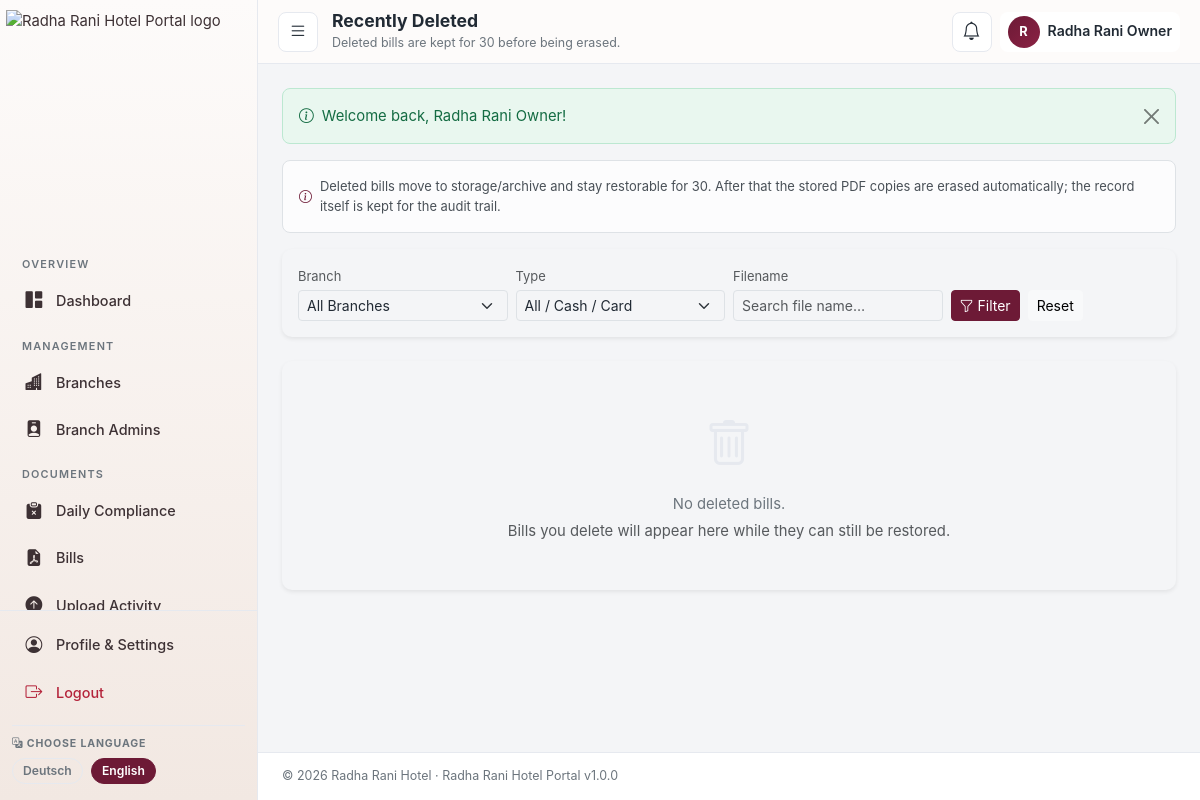
The app's page /owner/trash.php (signed in) with its own data.
### tables this page shows
CREATE TABLE IF NOT EXISTS settings (
    id INT UNSIGNED NOT NULL AUTO_INCREMENT,
    setting_key VARCHAR(100) NOT NULL,
    setting_value TEXT NULL,
    updated_at DATETIME NOT NULL DEFAULT CURRENT_TIMESTAMP ON UPDATE CURRENT_TIMESTAMP,
    PRIMARY KEY (id),
    UNIQUE KEY uq_setting_key (setting_key)
);

CREATE TABLE IF NOT EXISTS users (
    id INT UNSIGNED NOT NULL AUTO_INCREMENT,
    branch_id INT UNSIGNED NULL,
    name VARCHAR(255) NOT NULL,
    email VARCHAR(190) NOT NULL,
    username VARCHAR(100) NOT NULL,
    password_hash VARCHAR(255) NOT NULL,
    role ENUM('owner', 'branch_admin') NOT NULL DEFAULT 'branch_admin',
    status ENUM('active', 'inactive') NOT NULL DEFAULT 'active',
    last_login_at DATETIME NULL,
    created_at DATETIME NOT NULL DEFAULT CURRENT_TIMESTAMP,
    updated_at DATETIME NOT NULL DEFAULT CURRENT_TIMESTAMP ON UPDATE CURRENT_TIMESTAMP,
    deleted_at DATETIME NULL,
    PRIMARY KEY (id),
    UNIQUE KEY uq_email (email),
    UNIQUE KEY uq_username (username),
    KEY idx_branch_id (branch_id),
    KEY idx_role (role),
    KEY idx_status (status),
    CONSTRAINT fk_users_branch FOREIGN KEY (branch_id) REFERENCES branches(id) ON DELETE SET NULL
);

### public/owner/trash.php (the view, shortened to what the rows shown need)
<?php
require_owner();
$user = current_user();
$retentionDays = Bill::retentionDays();
$pageTitle    = t('trash.title');
$pageSubtitle = t('trash.subtitle', ['days' => $retentionDays]);
?>
<div class="alert alert-light border d-flex align-items-center gap-2 small">
    <i class="bi bi-info-circle text-primary"></i>
    <span><?= e(t('trash.explain', ['days' => $retentionDays])) ?></span>
</div>
<?php
$bodyContent = ob_get_clean();
require APP_PATH . '/views/layouts/header.php';
echo $bodyContent;
require APP_PATH . '/views/layouts/footer.php';

### app/views/layouts/header.php (shortened to what the rows shown need)
<?php
$currentUser = current_user();
?>
<!DOCTYPE html>
<html lang="<?= e(Lang::code()) ?>">
<head>
    <link rel="stylesheet" href="<?= url('assets/vendor/bootstrap/css/bootstrap.min.css') ?>">
    <link rel="stylesheet" href="<?= url('assets/vendor/bootstrap-icons/bootstrap-icons.css') ?>">
    <link rel="stylesheet" href="<?= url('assets/css/app.css') ?>">
</head>
<body class="app-body">
<div class="app-shell">
    <div class="app-main">
        <header class="app-topbar">
            <div class="topbar-title">
                <h1 class="mb-0"><?= e($pageTitle ?? APP_NAME) ?></h1>
                <span class="topbar-sub"><?= e($pageSubtitle ?? '') ?></span>
            </div>
            <div class="ms-auto d-flex align-items-center gap-2">
                <div class="dropdown">
                    <button class="btn btn-icon dropdown-toggle-split-no-care d-flex align-items-center gap-2 topbar-user" data-bs-toggle="dropdown" aria-expanded="false" aria-label="<?= e(t('nav.account_menu')) ?>">
                        <span class="avatar avatar-sm"><?= e(mb_strtoupper(mb_substr($currentUser['name'] ?? '?', 0, 1))) ?></span>
                        <span class="d-none d-lg-inline topbar-user-name"><?= e($currentUser['name'] ?? '') ?></span>
                    </button>
                </div>
            </div>
        </header>
        <main class="app-content">

### records on screen
settings: setting_value "Deleted bills are kept for 30 before being erased.", setting_value "Deleted bills move to storage/archive and stay restorable for 30. After that the stored PDF copies are erased automatically; the record itself is kept for the audit trail."
users: name "R", name "Radha Rani Owner"

### other values on screen
t('nav.overview') "OVERVIEW"
t('nav.dashboard') "Dashboard"
t('nav.management') "MANAGEMENT"
t('nav.branches') "Branches"
t('nav.branch_admins') "Branch Admins"
t('nav.documents') "DOCUMENTS"
t('nav.daily_compliance') "Daily Compliance"
t('nav.bills') "Bills"
t('nav.upload_activity') "Upload Activity"
t('nav.profile_settings') "Profile & Settings"
t('nav.logout') "Logout"
t('nav.choose_language') "CHOOSE LANGUAGE"
$name "Deutsch"
$name "English"
$pageTitle "Recently Deleted"
